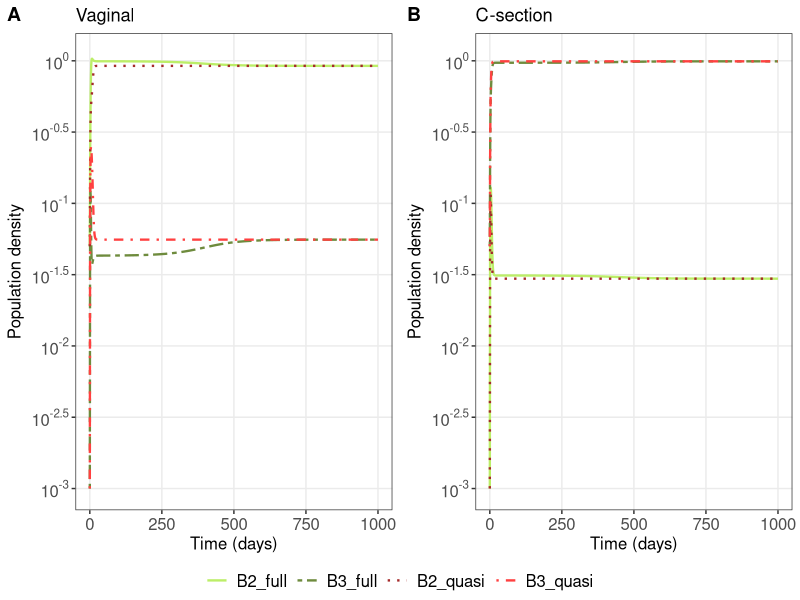
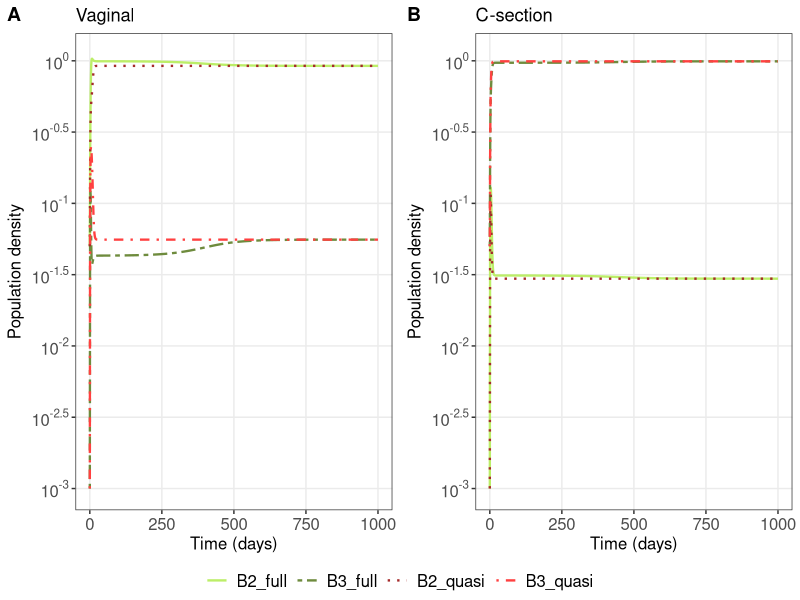

The R source for these figures, in order:
# full momdel ----------------
full_model <- function(t,y,P){
  B_1 <- y[1] #bifidobacteria capable of HMO metabolism
  B_2 <- y[2] #bifidobacteria capable of plant polysaccharide metabolism 
  B_3 <- y[3] #another commensal group
  
  
  # proportion of milk in diet as function Z
  Z <- 1/(1 + exp(w*(t - h))) 
  
  with(as.list(p),{
    # the grow rate of B1 related to milk consumption
    dB_1dt <- r*B_1*(Z - (B_1 + B_2 + alpha*B_3)) + f_z*Z/k
    # the grow rate of B2 related to solid food consumption
    # competition between B2 & B2, B2 & B_3, B1 & B2 
    dB_2dt <- r*B_2*(1- (B_1 + B_2 + alpha*B_3 - alpha_c*B_1)) + f_2/k
    # competition between B_3 & B_3, B2 & B_3, B1 & B_3 
    # f3 is the input of B_3 from environment
    dB_3dt <- r*B_3*(1- (B_3 + alpha*(B_1 + B_2))) + f_3/k
    
    return(list(c(dB_1dt,dB_2dt,dB_3dt)))
  })}

# quasi steady state approximation ----------

quasi_model <- function(t,y,p){
  B_2 <- y[1] #bifidobacteria capable of plant polysaccharide metabolism 
  B_3 <- y[2] #another commensal group
  

  with(as.list(p),{
    # the grow rate of B2 related to solid food consumption
    # competition between B2 & B2, B2 & B_3 
    dB_2dt <- r*B_2*(1- B_2 - alpha*B_3) + f_2/k
    # competition between B_3 & B_3, B2 & B_3, B1 & B_3 
    # f3 is the input of B_3 from environment
    dB_3dt <- r*B_3*(1 - B_3 - alpha* B_2) + f_3/k
    
    return(list(c(dB_2dt,dB_3dt)))
  })}



# parameters ----------

# parameters for the function Z(t)
w <- 0.014; h <- 500


# growth rate
r <- 1

# effect of species interaction 
alpha <- 2
alpha_c <- 1.7

# carrying capacity
k <- 1000

# input of bacteria 
f_2 <- 30; f_3 <- 50; f_z<- 10

# parameters used in the full model
P <- c(f_2 = f_2, f_3 = f_3, f_z = f_z,
       r = r, alpha =alpha, k=k,
       alpha_c=alpha_c) 

# parameters used in the approximate model
p <- c(f_2 = f_2, f_3 = f_3, r = r, alpha =alpha, k=k) 


# initial conditions -----------
# vaginal birth, full model
Y0_vaginal <- c(B_1 = 50/k,B_2 = 50/k,B_3 = 1/k) 

# C-section, full model 
Y0_csection <- c(B_1 = 1/k,B_2 = 1/k,B_3 = 50/k) 

# vaginal birth, quasi model
y0_vaginal <- c(B_2 = 50/k,B_3 = 1/k) 

# C-section, quasi model 
y0_csection <- c(B_2 = 1/k,B_3 = 50/k) 

# times
times <- seq(0,1000,1)

# Solve the models and store in a data frame--------

library(deSolve)
# solve full model with parameter set P
out_full_vaginal <- ode(y = Y0_vaginal, times, full_model, P)
out_full_csection <- ode(y = Y0_csection, times, full_model, P)

# solve quasi model with parameter set p
out_quasi_vaginal <- ode(y = y0_vaginal, times, quasi_model, p)
out_quasi_csection <- ode(y = y0_csection, times, quasi_model, p)


library(reshape2) 
library(plyr)

# make a data frame for results 
data_full_vaginal <- data.frame(out_full_vaginal)
names(data_full_vaginal) <- c('Time','B1_full_v','B2_full_v','B3_full_v')

data_full_csection <- data.frame(out_full_csection)
names(data_full_csection) <- c('Time','B1_full_c','B2_full_c','B3_full_c')

data_quasi_vaginal <- data.frame(out_quasi_vaginal)
names(data_quasi_vaginal) <- c('Time','B2_quasi_v','B3_quasi_v')

data_quasi_csection <- data.frame(out_quasi_csection)
names(data_quasi_csection) <- c('Time','B2_quasi_c','B3_quasi_c')

# merge data of full and quasi model, and drop the second coloumn of data_full 
data_v <- merge(data_full_vaginal[-2],data_quasi_vaginal)

data_c <- merge(data_full_csection[-2], data_quasi_csection)

data_melt_v <- melt(data = data_v, id.vars = "Time", measure.vars = c('B2_full_v','B3_full_v',
                                                                      'B2_quasi_v','B3_quasi_v'))

data_melt_c <- melt(data = data_c, id.vars = "Time", measure.vars = c('B2_full_c','B3_full_c',
                                                                   'B2_quasi_c','B3_quasi_c'))
  

# ggplot ------------------------------------------------------------------

library(ggplot2)
# put plots in the same page
library(ggpubr) 
# to access break formatting functions
library(scales) 

mytheme <- theme_bw() + 
  theme(panel.grid.minor =  element_blank(),
        axis.text.x = element_text(size = 12),
        axis.text.y = element_text(size = 12),
        axis.title.x = element_text(size = 12),
        axis.title.y = element_text(size = 12),
        legend.text = element_text (size = 12),
        legend.title = element_blank()) 



# plot dynamics of full model and quasi model under vaginal scheme 
plot_v <- ggplot(data = data_melt_v, aes(x = Time, y = value, color = variable)) + 
  geom_line(size = 0.8, aes(linetype=variable)) + 
  scale_linetype_manual(values=c("solid","twodash", "dotted","dotdash"),
                        labels = c('B2_full','B3_full','B2_quasi','B3_quasi')) +
  scale_color_manual(values = c("darkolivegreen2","darkolivegreen4",
                                "brown","brown1"),
                     labels= c('B2_full','B3_full','B2_quasi','B3_quasi')) + 
  scale_y_log10(breaks = trans_breaks("log10", function(x) 10^x),
                labels = trans_format("log10", math_format(10^.x)),limits = c(1e-3,1.1)) +
  mytheme +
  labs( x = "Time (days)", y = "Population density",title ="Vaginal")


# plot dynamics of full model and quasi model under c-section scheme 
plot_c <- ggplot(data = data_melt_c, aes(x = Time, y = value, color = variable)) + 
  geom_line(size = 0.8, aes(linetype=variable)) + 
  scale_linetype_manual(values=c("solid","twodash", "dotted","dotdash"),
                        labels = c('B2_full','B3_full','B2_quasi','B3_quasi')) +
  scale_color_manual(values = c("darkolivegreen2","darkolivegreen4",
                                "brown","brown1"),
                     labels= c('B2_full','B3_full','B2_quasi','B3_quasi')) + 
  scale_y_log10(breaks = trans_breaks("log10", function(x) 10^x),
                labels = trans_format("log10", math_format(10^.x)),limits = c(1e-3,1.1)) +
  mytheme +
  labs( x = "Time (days)", y = "Population density",title ="C-section")


# put two plot together 
quasi_full_compare <- ggarrange(plot_v, plot_c, 
                        labels = c("A", "B"), nrow = 1, ncol = 2,
                        common.legend = TRUE, legend = "bottom")

show(quasi_full_compare)

ggsave(file = "full_and_quasi_model_dynamics.pdf",width = 17, height = 8.5, units = "cm")
